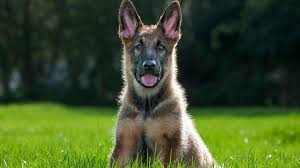
#> input picture YüzTanıma/OpenCV/Nesneler/Kopek1.jpg, 300 x 168 px, found by its file name
$ python dene.py
#> lines starting #> are read from the running program, lines starting #| are printed output that depends on the picture
###Kütüphaneyi ekledik###
import cv2
###Resmi Ekledik###
resim = cv2.imread("Nesneler/Kopek1.jpg")
#> resim is the input picture: shape (168, 300, 3); mean B, G, R 41.3, 81, 63.4
###Resmi Kırpma İşlemi###
kirpma=resim[5:350,20:380]
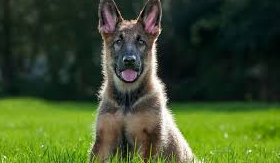
#> kirpma: shape (163, 280, 3); mean B, G, R 42.1, 81.5, 64.3
resim = kirpma
###Resmin Boyutunu Ekledik###
boyut = cv2.resize(resim, (640,480))
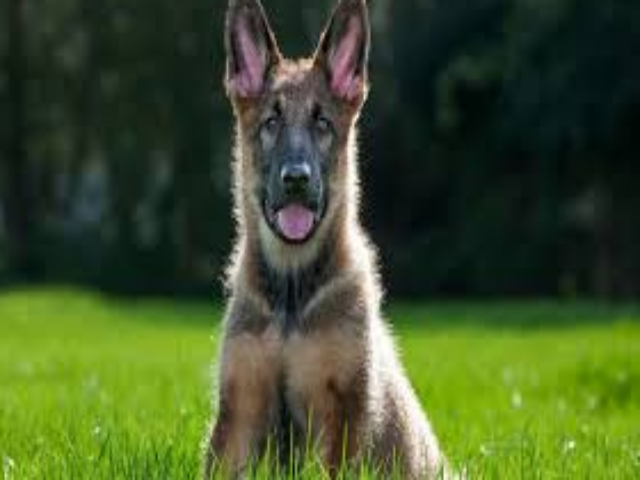
#> boyut: shape (480, 640, 3); mean B, G, R 42, 81.4, 64.2
###Resmi Gösterdik 1.parametre sekmenin ismi 2.si resim###
cv2.imshow("Kopek", boyut)
###Resmin Yükseklik Genişlik ve Kanal sayısını bulduk###
yukseklik, genislik, kanal_sayisi = resim.shape
#> yukseklik = 163; genislik = 280; kanal_sayisi = 3
###Bu Formatta yazdırdık###
print("Genişlik:{}\nYükseklik:{}\nKanal sayısı:{}".format(genislik, yukseklik, kanal_sayisi))
#| Genişlik:280
#| Yükseklik:163
#| Kanal sayısı:3
###OpenCv Kütüphanesinde renk rgb degil bgr olarak alınır###
mavi,yesil,kırmızı = boyut[10,30]
#> mavi = 45; yesil = 59; kırmızı = 47
###Renk Yogunlugunu Bulduk###
print("Mavi renk yogunlugu:{}\nYeşil Renk Yogunlugu:{}\nKırmızı renk yogunlugu:{}".format(mavi,yesil,kırmızı))
#| Mavi renk yogunlugu:45
#| Yeşil Renk Yogunlugu:59
#| Kırmızı renk yogunlugu:47
###Kapanmaması için beklettik###
cv2.waitKey(0)

$ run again, with YüzTanıma/OpenCV/Nesneler/Kopek2.jpg copied over YüzTanıma/OpenCV/Nesneler/Kopek1.jpg
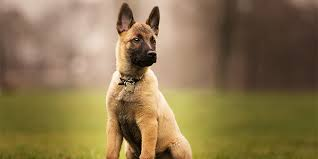
#> input picture YüzTanıma/OpenCV/Nesneler/Kopek2.jpg, 318 x 159 px, found by its file name
#> resim is the input picture: shape (159, 318, 3); mean B, G, R 78.8, 117.2, 138.4
#> `kirpma=resim[5:350,20:380]`:
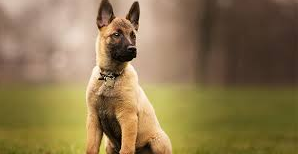
#> kirpma: shape (154, 298, 3); mean B, G, R 78.7, 118, 139.2
#> `boyut = cv2.resize(resim, (640,480))`:
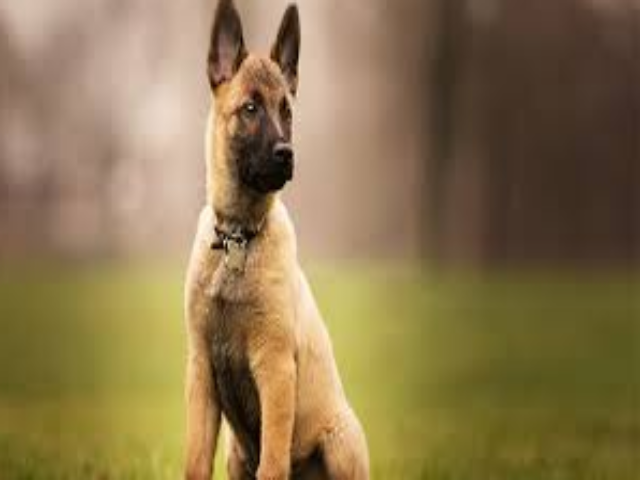
#> boyut: shape (480, 640, 3); mean B, G, R 78.6, 117.9, 139.1
#| Genişlik:298
#| Yükseklik:154
#| Kanal sayısı:3
#> mavi = 173; yesil = 189; kırmızı = 212
#| Mavi renk yogunlugu:173
#| Yeşil Renk Yogunlugu:189
#| Kırmızı renk yogunlugu:212

$ run again, with YüzTanıma/OpenCV/Nesneler/Kopek3.jpg copied over YüzTanıma/OpenCV/Nesneler/Kopek1.jpg
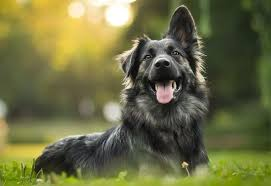
#> input picture YüzTanıma/OpenCV/Nesneler/Kopek3.jpg, 271 x 186 px, found by its file name
#> resim is the input picture: shape (186, 271, 3); mean B, G, R 66.4, 108.4, 107.6
#> `kirpma=resim[5:350,20:380]`:
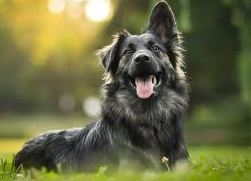
#> kirpma: shape (181, 251, 3); mean B, G, R 66.5, 106.2, 105.4
#> `boyut = cv2.resize(resim, (640,480))`:
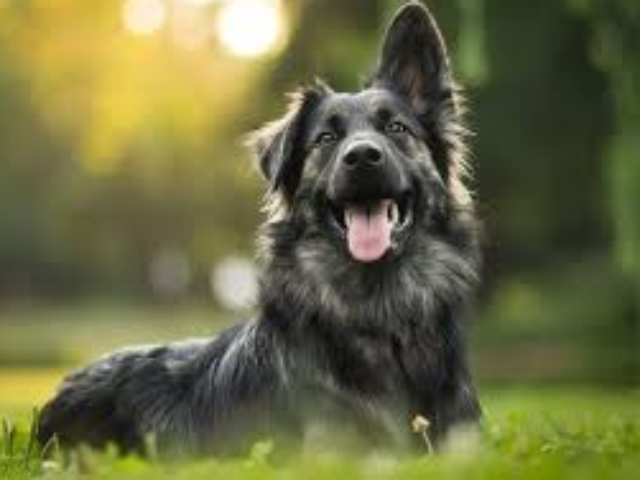
#> boyut: shape (480, 640, 3); mean B, G, R 66.3, 106.1, 105.2
#| Genişlik:251
#| Yükseklik:181
#| Kanal sayısı:3
#> mavi = 58; yesil = 153; kırmızı = 178
#| Mavi renk yogunlugu:58
#| Yeşil Renk Yogunlugu:153
#| Kırmızı renk yogunlugu:178
